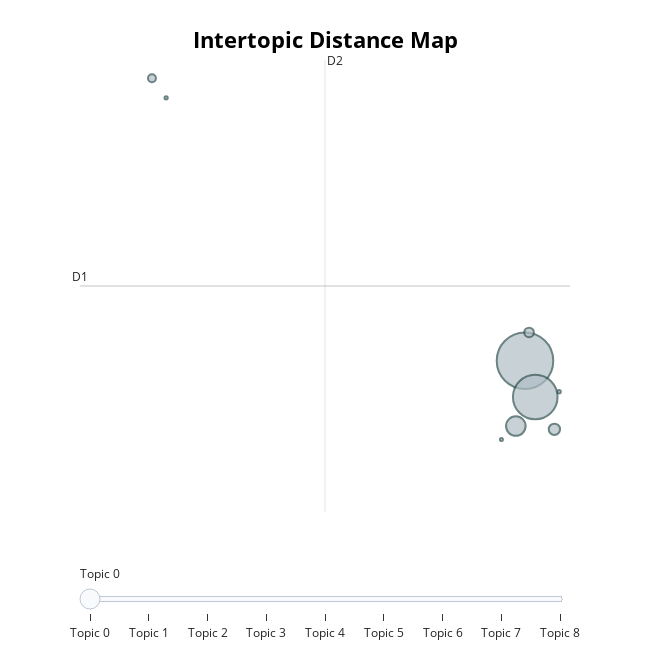

Notebook code for this chart:
### Markdown cell above
Visualización

### Code cell
model.visualize_topics()

### Figure 1 — Plotly figure (JSON) as saved in the notebook; plotly's stock layout.template omitted (floating-point values rounded to 4 significant figures)
{"data": [{"customdata": [[0, "alicia | proyecto | reputación | si | ser", 3902], [1, "proyecto | plazos | cumplir | si | importante", 2424], [2, "producto | calidad | trabajo | entregar | mejor", 466], [3, "usuarios | usuario | necesidades | importante | proyecto", 157], [4, "grupo | opinión | argumentos | compañeros | misma", 112], [5, "idem | mismo | debe | cumplir | sigo", 77], [6, "100 | tarea | funcional | pidieron | proyecto", 14], [7, "mantengo | postura | fase | mejorada | posicion", 13], [8, "vida | consecuencias | minuto | humana | juego", 11]], "hovertemplate": "<b>Topic %{customdata[0]}</b><br>%{customdata[1]}<br>Size: %{customdata[2]}", "legendgroup": "", "marker": {"color": "#B0BEC5", "line": {"color": "DarkSlateGrey", "width": 2}, "size": [3902, 2424, 466, 157, 112, 77, 14, 13, 11], "sizemode": "area", "sizeref": 2.439, "symbol": "circle"}, "mode": "markers", "name": "", "orientation": "v", "showlegend": false, "type": "scatter", "x": [-2.688, -2.43, -2.919, -1.948, -2.585, -12.09, -1.829, -11.73, -3.282], "xaxis": "x", "y": [-7.302, -7.959, -8.483, -8.542, -6.79, -2.19, -7.862, -2.547, -8.729], "yaxis": "y"}], "layout": {"annotations": [{"showarrow": false, "text": "D1", "x": -13.9, "y": -5.95, "yshift": 10}, {"showarrow": false, "text": "D2", "x": -7.727, "xshift": 10, "y": -1.862}], "height": 650, "hoverlabel": {"bgcolor": "white", "font": {"family": "Rockwell", "size": 16}}, "legend": {"itemsizing": "constant", "tracegroupgap": 0}, "margin": {"t": 60}, "shapes": [{"line": {"color": "#CFD8DC", "width": 2}, "type": "line", "x0": -7.727, "x1": -7.727, "y0": -10.04, "y1": -1.862}, {"line": {"color": "#9E9E9E", "width": 2}, "type": "line", "x0": -13.9, "x1": -1.554, "y0": -5.95, "y1": -5.95}], "sliders": [{"active": 0, "pad": {"t": 50}, "steps": [{"args": [{"marker.color": [["red", "#B0BEC5", "#B0BEC5", "#B0BEC5", "#B0BEC5", "#B0BEC5", "#B0BEC5", "#B0BEC5", "#B0BEC5"]]}], "label": "Topic 0", "method": "update"}, {"args": [{"marker.color": [["#B0BEC5", "red", "#B0BEC5", "#B0BEC5", "#B0BEC5", "#B0BEC5", "#B0BEC5", "#B0BEC5", "#B0BEC5"]]}], "label": "Topic 1", "method": "update"}, {"args": [{"marker.color": [["#B0BEC5", "#B0BEC5", "red", "#B0BEC5", "#B0BEC5", "#B0BEC5", "#B0BEC5", "#B0BEC5", "#B0BEC5"]]}], "label": "Topic 2", "method": "update"}, {"args": [{"marker.color": [["#B0BEC5", "#B0BEC5", "#B0BEC5", "red", "#B0BEC5", "#B0BEC5", "#B0BEC5", "#B0BEC5", "#B0BEC5"]]}], "label": "Topic 3", "method": "update"}, {"args": [{"marker.color": [["#B0BEC5", "#B0BEC5", "#B0BEC5", "#B0BEC5", "red", "#B0BEC5", "#B0BEC5", "#B0BEC5", "#B0BEC5"]]}], "label": "Topic 4", "method": "update"}, {"args": [{"marker.color": [["#B0BEC5", "#B0BEC5", "#B0BEC5", "#B0BEC5", "#B0BEC5", "red", "#B0BEC5", "#B0BEC5", "#B0BEC5"]]}], "label": "Topic 5", "method": "update"}, {"args": [{"marker.color": [["#B0BEC5", "#B0BEC5", "#B0BEC5", "#B0BEC5", "#B0BEC5", "#B0BEC5", "red", "#B0BEC5", "#B0BEC5"]]}], "label": "Topic 6", "method": "update"}, {"args": [{"marker.color": [["#B0BEC5", "#B0BEC5", "#B0BEC5", "#B0BEC5", "#B0BEC5", "#B0BEC5", "#B0BEC5", "red", "#B0BEC5"]]}], "label": "Topic 7", "method": "update"}, {"args": [{"marker.color": [["#B0BEC5", "#B0BEC5", "#B0BEC5", "#B0BEC5", "#B0BEC5", "#B0BEC5", "#B0BEC5", "#B0BEC5", "red"]]}], "label": "Topic 8", "method": "update"}]}], "title": {"font": {"color": "Black", "size": 22}, "text": "<b>Intertopic Distance Map</b>", "x": 0.5, "xanchor": "center", "y": 0.95, "yanchor": "top"}, "width": 650, "xaxis": {"anchor": "y", "domain": [0, 1], "range": [-13.9, -1.554], "title": {"text": ""}, "visible": false}, "yaxis": {"anchor": "x", "domain": [0, 1], "range": [-10.04, -1.862], "title": {"text": ""}, "visible": false}}}
